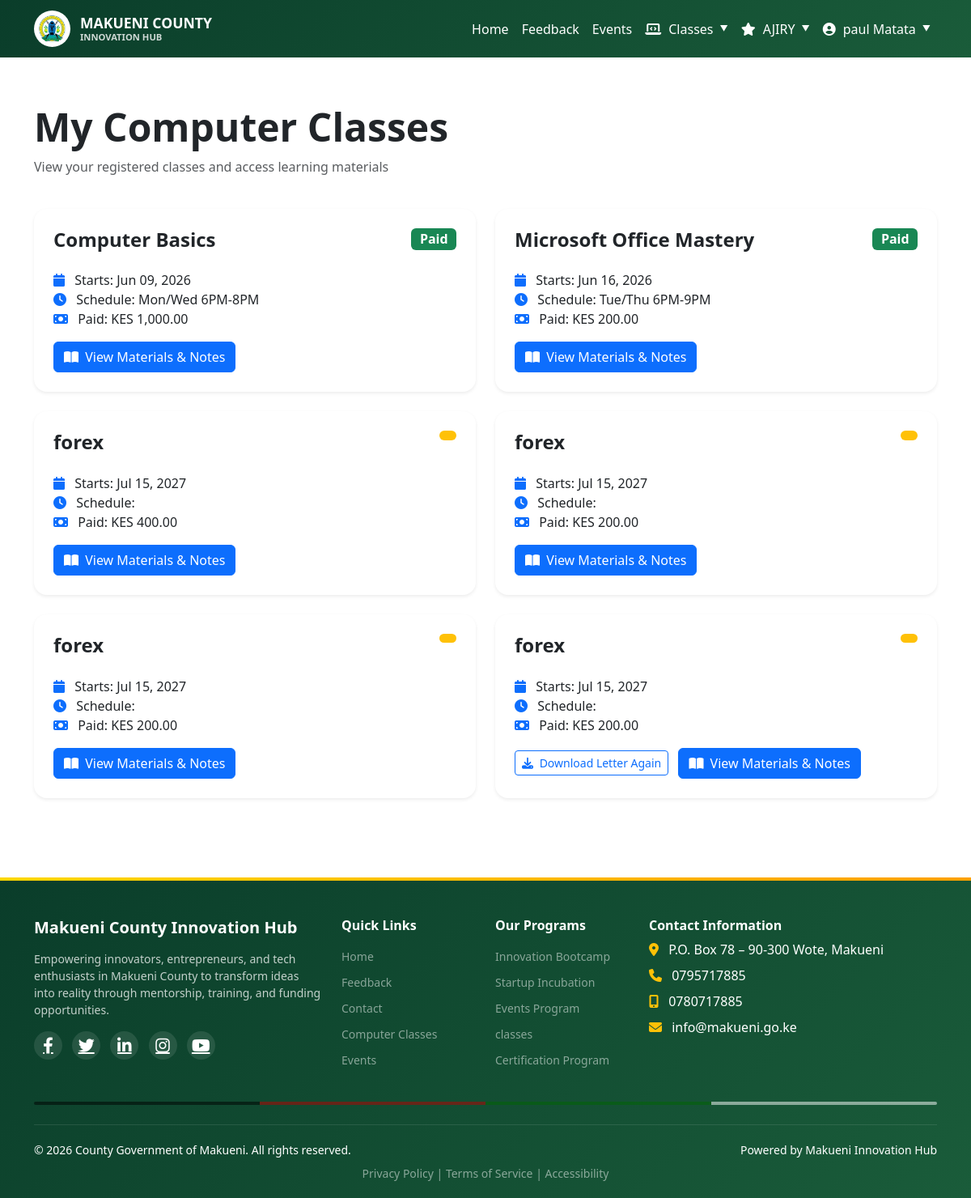
Page /user/my_classes.php (signed in) on the committed database.
### tables this page shows
CREATE TABLE `class_registrations` (
  `id` int(11) NOT NULL,
  `user_id` int(11) DEFAULT NULL,
  `full_name` varchar(100) NOT NULL,
  `phone` varchar(20) NOT NULL,
  `email` varchar(100) NOT NULL,
  `class_id` int(11) NOT NULL,
  `payment_status` enum('pending','paid','failed') DEFAULT 'pending',
  `payment_amount` decimal(10,2) DEFAULT NULL,
  `transaction_id` varchar(100) DEFAULT NULL,
  `registration_date` timestamp NOT NULL DEFAULT current_timestamp(),
  `letter_downloaded` tinyint(1) DEFAULT 0,
  `created_at` timestamp NOT NULL DEFAULT current_timestamp(),
  `certificate_issued` tinyint(1) DEFAULT 0,
  `certificate_number` varchar(50) DEFAULT NULL,
  `completion_date` date DEFAULT NULL,
  `graduation_status` enum('enrolled','completed','graduated') DEFAULT 'enrolled',
  `total_fee` decimal(10,2) DEFAULT 0.00,
  `remaining_balance` decimal(10,2) DEFAULT 0.00
);

CREATE TABLE `computer_classes` (
  `id` int(11) NOT NULL,
  `class_name` varchar(100) NOT NULL,
  `description` text DEFAULT NULL,
  `duration_weeks` int(11) DEFAULT 4,
  `fee_amount` decimal(10,2) DEFAULT 1000.00,
  `max_students` int(11) DEFAULT 30,
  `start_date` date DEFAULT NULL,
  `end_date` date DEFAULT NULL,
  `schedule` varchar(255) DEFAULT NULL,
  `status` enum('active','upcoming','completed') DEFAULT 'upcoming',
  `deleted_at` timestamp NULL DEFAULT NULL,
  `created_at` timestamp NOT NULL DEFAULT current_timestamp(),
  `price` decimal(10,2) DEFAULT 1000.00
);

### user/my_classes.php (the view, shortened to what this page needs)
<?php
require_once '../includes/header.php';
require_once '../includes/auth.php';
$user_id = $_SESSION['user_id'];
$stmt = $pdo->prepare("SELECT r.*, c.class_name, c.duration_weeks, c.schedule, c.start_date, c.end_date
                       FROM class_registrations r
                       JOIN computer_classes c ON r.class_id = c.id
                       WHERE r.user_id = ? OR r.email = (SELECT email FROM users WHERE id = ?)
                       ORDER BY r.created_at DESC");
$stmt->execute([$user_id, $user_id]);
$registrations = $stmt->fetchAll();
?>
<div class="container py-5">
    <div class="row mb-4">
        <div class="col-12">
            <h1 class="display-5 fw-bold">My Computer Classes</h1>
            <p class="text-muted">View your registered classes and access learning materials</p>
        </div>
    </div>
    <?php if(empty($registrations)): ?>
        <div class="text-center py-5">
            <i class="fas fa-laptop-code fa-4x text-muted mb-3"></i>
            <h3>No classes registered yet</h3>
            <p class="text-muted">Register for a computer class to start learning</p>
            <a href="../register_class.php" class="btn btn-primary">Register Now</a>
        </div>
    <?php else: ?>
        <div class="row g-4">
            <?php foreach($registrations as $reg): ?>
                <div class="col-md-6" data-aos="fade-up">
                    <div class="card shadow-sm border-0 rounded-4">
                        <div class="card-body p-4">
                            <div class="d-flex justify-content-between align-items-start mb-3">
                                <h4 class="fw-bold"><?php echo htmlspecialchars($reg['class_name']); ?></h4>
                                <span class="badge bg-<?php echo $reg['payment_status'] == 'paid' ? 'success' : 'warning'; ?> fs-6">
                                    <?php echo ucfirst($reg['payment_status']); ?>
                                </span>
                            </div>
                            <div class="mb-3">
                                <div><i class="fas fa-calendar me-2 text-primary"></i> Starts: <?php echo date('M d, Y', strtotime($reg['start_date'])); ?></div>
                                <div><i class="fas fa-clock me-2 text-primary"></i> Schedule: <?php echo htmlspecialchars($reg['schedule']); ?></div>
                                <div><i class="fas fa-money-bill me-2 text-primary"></i> Paid: KES <?php echo number_format($reg['payment_amount'], 2); ?></div>
                            </div>
                            <?php if($reg['letter_downloaded']): ?>
                                <a href="../download_letter.php?id=<?php echo $reg['id']; ?>" class="btn btn-outline-primary btn-sm me-2">
                                    <i class="fas fa-download me-1"></i> Download Letter Again
                                </a>
                            <?php endif; ?>
                            <a href="class-materials.php?class_id=<?php echo $reg['class_id']; ?>" class="btn btn-primary">
                                <i class="fas fa-book-open me-1"></i> View Materials & Notes
                            </a>
                        </div>
                    </div>
                </div>
            <?php endforeach; ?>
        </div>
    <?php endif; ?>
</div>
<?php require_once '../includes/footer.php'; ?>

### includes/header.php (style rules this page uses)
* { margin: 0; padding: 0; box-sizing: border-box; }

### rows in the picture
class_registrations: class.class_name "Computer Basics", payment_status "Paid", class.start_date "Jun 09, 2026", class.schedule "Mon/Wed 6PM-8PM", payment_amount "1,000.00"
class_registrations: class.class_name "Microsoft Office Mastery", payment_status "Paid", class.start_date "Jun 16, 2026", class.schedule "Tue/Thu 6PM-9PM", payment_amount "200.00"
class_registrations: class.class_name "forex", class.start_date "Jul 15, 2027", payment_amount "400.00"
class_registrations: class.class_name "forex", class.start_date "Jul 15, 2027", payment_amount "200.00"
class_registrations: class.class_name "forex", class.start_date "Jul 15, 2027", payment_amount "200.00"
class_registrations: class.class_name "forex", class.start_date "Jul 15, 2027", payment_amount "200.00"

### other values in the picture
$_SESSION['user_name'] "paul Matata"
